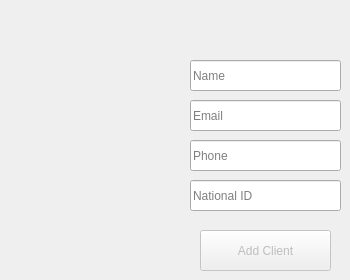
      <widget class="QWidget" name="tab_15">
       <attribute name="title">
        <string>Add new client</string>
       </attribute>
       <widget class="QLineEdit" name="lineEdit_17">
        <property name="geometry">
         <rect>
          <x>190</x>
          <y>60</y>
          <width>151</width>
          <height>31</height>
         </rect>
        </property>
        <property name="placeholderText">
         <string>Name</string>
        </property>
       </widget>
       <widget class="QLineEdit" name="lineEdit_18">
        <property name="geometry">
         <rect>
          <x>190</x>
          <y>100</y>
          <width>151</width>
          <height>31</height>
         </rect>
        </property>
        <property name="placeholderText">
         <string>Email</string>
        </property>
       </widget>
       <widget class="QLineEdit" name="lineEdit_19">
        <property name="geometry">
         <rect>
          <x>190</x>
          <y>140</y>
          <width>151</width>
          <height>31</height>
         </rect>
        </property>
        <property name="placeholderText">
         <string>Phone</string>
        </property>
       </widget>
       <widget class="QLineEdit" name="lineEdit_20">
        <property name="geometry">
         <rect>
          <x>190</x>
          <y>180</y>
          <width>151</width>
          <height>31</height>
         </rect>
        </property>
        <property name="placeholderText">
         <string>National ID</string>
        </property>
       </widget>
       <widget class="QPushButton" name="pushButton_17">
        <property name="enabled">
         <bool>false</bool>
        </property>
        <property name="geometry">
         <rect>
          <x>200</x>
          <y>230</y>
          <width>131</width>
          <height>41</height>
         </rect>
        </property>
        <property name="text">
         <string>Add Client</string>
        </property>
       </widget>
      </widget>
